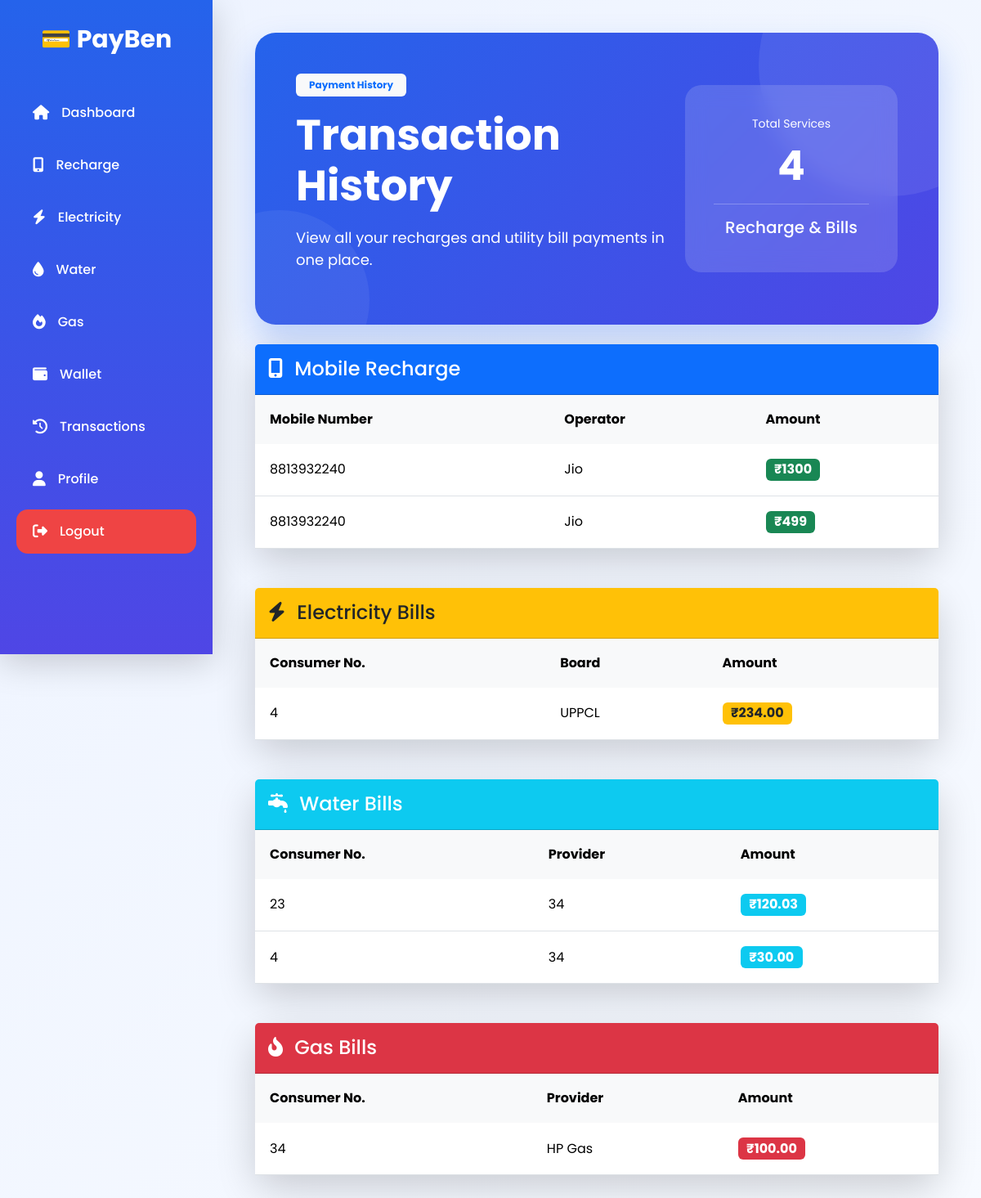
Page /transactions/ (signed in) on the committed database.
### recharge/models.py (models this page shows, shortened)
class Recharge(models.Model):
    OPERATOR_CHOICES = [
        ("Jio", "Jio"),
        ("Airtel", "Airtel"),
        ("Vi", "Vi"),
        ("BSNL", "BSNL"),
    ]
    user = models.ForeignKey(
        User,
        on_delete=models.CASCADE
    )
    mobile_number = models.CharField(max_length=10)
    operator = models.CharField(
        max_length=20,
        choices=OPERATOR_CHOICES
    )
    amount = models.PositiveIntegerField()
    created_at = models.DateTimeField(auto_now_add=True)

### electricity/models.py (models this page shows, shortened)
class ElectricityBill(models.Model):
    BOARD_CHOICES = [
        ("BSES", "BSES"),
        ("Tata Power", "Tata Power"),
        ("UPPCL", "UPPCL"),
        ("MSEB", "MSEB"),
    ]
    user = models.ForeignKey(
        User,
        on_delete=models.CASCADE
    )
    consumer_number = models.CharField(max_length=20)
    board = models.CharField(
        max_length=30,
        choices=BOARD_CHOICES
    )
    amount = models.DecimalField(
        max_digits=10,
        decimal_places=2
    )
    created_at = models.DateTimeField(auto_now_add=True)

### water/models.py (models this page shows, shortened)
class WaterBill(models.Model):
    user = models.ForeignKey(
        User,
        on_delete=models.CASCADE
    )
    provider = models.CharField(max_length=100)
    consumer_number = models.CharField(max_length=30)
    amount = models.DecimalField(
        max_digits=10,
        decimal_places=2
    )
    created_at = models.DateTimeField(auto_now_add=True)

### gas/models.py (models this page shows, shortened)
class GasBill(models.Model):
    PROVIDER_CHOICES = [
        ("Indane", "Indane"),
        ("HP Gas", "HP Gas"),
        ("Bharat Gas", "Bharat Gas"),
    ]
    user = models.ForeignKey(
        User,
        on_delete=models.CASCADE
    )
    consumer_number = models.CharField(max_length=20)
    provider = models.CharField(
        max_length=30,
        choices=PROVIDER_CHOICES
    )
    amount = models.DecimalField(
        max_digits=10,
        decimal_places=2
    )
    created_at = models.DateTimeField(auto_now_add=True)

### transactions/views.py (the view)
# urls.py: path("transactions/", include("transactions.urls")),
@login_required
def transactions(request):
    recharge_list = Recharge.objects.filter(
        user=request.user
    )
    electricity_list = ElectricityBill.objects.filter(
        user=request.user
    )
    water_list = WaterBill.objects.filter(
        user=request.user
    )
    gas_list = GasBill.objects.filter(
        user=request.user
    )
    return render(
        request,
        "transactions.html",
        {
            "recharges": recharge_list,
            "electricity": electricity_list,
            "water": water_list,
            "gas": gas_list,
        },
    )

### transactions/templates/transactions.html
{% extends 'base.html' %}
{% block content %}
<div class="container-fluid">
    <div class="hero-section mb-4">
        <div>
            <span class="badge bg-light text-primary px-3 py-2 mb-3">
                Payment History
            </span>
            <h1 class="fw-bold">
                Transaction History
            </h1>
            <p>
                View all your recharges and utility bill payments in one place.
            </p>
        </div>
        <div class="hero-wallet">
            <small>Total Services</small>
            <h1>4</h1>
            <hr>
            <h5>Recharge & Bills</h5>
        </div>
    </div>
    <div class="card shadow-lg border-0 mb-5">
        <div class="card-header bg-primary text-white py-3">
            <h4 class="mb-0">
                <i class="fa-solid fa-mobile-screen-button me-2"></i>
                Mobile Recharge
            </h4>
        </div>
        <div class="table-responsive">
            <table class="table table-hover align-middle mb-0">
                <thead class="table-light">
                    <tr>
                        <th>Mobile Number</th>
                        <th>Operator</th>
                        <th>Amount</th>
                    </tr>
                </thead>
                <tbody>
                {% for recharge in recharges %}
                    <tr>
                        <td>{{ recharge.mobile_number }}</td>
                        <td>{{ recharge.operator }}</td>
                        <td>
                            <span class="badge bg-success fs-6">
                                ₹{{ recharge.amount }}
                            </span>
                        </td>
                    </tr>
                {% empty %}
                    <tr>
                        <td colspan="3" class="text-center text-muted py-4">
                            No recharge history found.
                        </td>
                    </tr>
                {% endfor %}
                </tbody>
            </table>
        </div>
    </div>
    <div class="card shadow-lg border-0 mb-5">
        <div class="card-header bg-warning text-dark py-3">
            <h4 class="mb-0">
                <i class="fa-solid fa-bolt me-2"></i>
                Electricity Bills
            </h4>
        </div>
        <div class="table-responsive">
            <table class="table table-hover align-middle mb-0">
                <thead class="table-light">
                    <tr>
                        <th>Consumer No.</th>
                        <th>Board</th>
                        <th>Amount</th>
                    </tr>
                </thead>
                <tbody>
                {% for bill in electricity %}
                    <tr>
                        <td>{{ bill.consumer_number }}</td>
                        <td>{{ bill.board }}</td>
                        <td>
                            <span class="badge bg-warning text-dark fs-6">
                                ₹{{ bill.amount }}
                            </span>
                        </td>
                    </tr>
                {% empty %}
                    <tr>
                        <td colspan="3" class="text-center text-muted py-4">
                            No electricity payments found.
                        </td>
                    </tr>
                {% endfor %}
                </tbody>
            </table>
        </div>
    </div>
    <div class="card shadow-lg border-0 mb-5">
        <div class="card-header bg-info text-white py-3">
            <h4 class="mb-0">
                <i class="fa-solid fa-faucet-drip me-2"></i>
                Water Bills
            </h4>
        </div>
        <div class="table-responsive">
            <table class="table table-hover align-middle mb-0">
                <thead class="table-light">
                    <tr>
                        <th>Consumer No.</th>
                        <th>Provider</th>
                        <th>Amount</th>
                    </tr>
                </thead>
                <tbody>
                {% for bill in water %}
                    <tr>
                        <td>{{ bill.consumer_number }}</td>
                        <td>{{ bill.provider }}</td>
                        <td>
                            <span class="badge bg-info fs-6">
                                ₹{{ bill.amount }}
                            </span>
                        </td>
                    </tr>
                {% empty %}
                    <tr>
                        <td colspan="3" class="text-center text-muted py-4">
                            No water bill payments found.
                        </td>
                    </tr>
                {% endfor %}
                </tbody>
            </table>
        </div>
    </div>
    <div class="card shadow-lg border-0">
        <div class="card-header bg-danger text-white py-3">
            <h4 class="mb-0">
                <i class="fa-solid fa-fire-flame-curved me-2"></i>
                Gas Bills
            </h4>
        </div>
        <div class="table-responsive">
            <table class="table table-hover align-middle mb-0">
                <thead class="table-light">
                    <tr>
                        <th>Consumer No.</th>
                        <th>Provider</th>
                        <th>Amount</th>
                    </tr>
                </thead>
                <tbody>
                {% for bill in gas %}
                    <tr>
                        <td>{{ bill.consumer_number }}</td>
                        <td>{{ bill.provider }}</td>
                        <td>
                            <span class="badge bg-danger fs-6">
                                ₹{{ bill.amount }}
                            </span>
                        </td>
                    </tr>
                {% empty %}
                    <tr>
                        <td colspan="3" class="text-center text-muted py-4">
                            No gas bill payments found.
                        </td>
                    </tr>
                {% endfor %}
                </tbody>
            </table>
        </div>
    </div>
</div>
{% endblock %}

### accounts/templates/base.html (shortened to what this page needs)
{% load static %}
<!DOCTYPE html>
<html lang="en">
<head>
    <link href="https://cdn.jsdelivr.net/npm/bootstrap@5.3.3/dist/css/bootstrap.min.css" rel="stylesheet">
    <link href="https://cdnjs.cloudflare.com/ajax/libs/font-awesome/6.5.2/css/all.min.css" rel="stylesheet">
    <link rel="stylesheet" href="{% static 'css/style.css' %}">
</head>
<body>
<div class="d-flex">
    <div class="sidebar">
        <h2 class="logo">
            💳 PayBen
        </h2>
        <a href="/dashboard/">
            <i class="fa-solid fa-house"></i>
            Dashboard
        </a>
        <a href="/recharge/">
            <i class="fa-solid fa-mobile-screen-button"></i>
            Recharge
        </a>
        <a href="/electricity/">
            <i class="fa-solid fa-bolt"></i>
            Electricity
        </a>
        <a href="/water/">
            <i class="fa-solid fa-droplet"></i>
            Water
        </a>
        <a href="/gas/">
            <i class="fa-solid fa-fire"></i>
            Gas
        </a>
        <a href="/wallet/">
            <i class="fa-solid fa-wallet"></i>
            Wallet
        </a>
        <a href="/transactions/">
            <i class="fa-solid fa-clock-rotate-left"></i>
            Transactions
        </a>
        <a href="/profile/">
            <i class="fa-solid fa-user"></i>
            Profile
        </a>
        <a href="/logout/" class="logout">
            <i class="fa-solid fa-right-from-bracket"></i>
            Logout
        </a>
    </div>
    <div class="main-content">
    {% block content %}
    {% endblock %}
</div>
</div>
</body>
</html>

### static/css/style.css (style rules this page uses)
* { margin:0; padding:0; box-sizing:border-box; font-family:'Poppins',sans-serif; }
body { background:#eef4ff; color:#222; }
.sidebar { width:260px; height:100vh; position:fixed; left:0; top:0; background:linear-gradient(180deg,#2563eb,#4f46e5); padding:30px 20px; overflow-y:auto; box-shadow:0 10px 40px rgba(0,0,0,.18); }
.logo { color:white; text-align:center; margin-bottom:45px; font-size:30px; font-weight:700; }
.sidebar a { display:flex; align-items:center; gap:15px; color:white; text-decoration:none; padding:15px 20px; margin-bottom:10px; border-radius:14px; transition:.3s; font-weight:500; }
.sidebar a i { font-size:18px; }
.logout { background:#ef4444; }
.main-content { margin-left:260px; padding:40px; }
.hero-section { background:linear-gradient(135deg,#2563eb,#4f46e5); color:white; border-radius:25px; padding:50px; display:flex; justify-content:space-between; align-items:center; margin-bottom:45px; box-shadow:0 20px 40px rgba(37,99,235,.25); }
.hero-section h1 { font-size:52px; font-weight:700; }
.hero-section p { margin-top:18px; font-size:18px; max-width:650px; }
.hero-wallet { background:rgba(255,255,255,.15); backdrop-filter:blur(12px); border-radius:20px; padding:35px; text-align:center; min-width:260px; }
.hero-wallet h1 { font-size:50px; margin:10px 0; }
.card { border:none; border-radius:20px; box-shadow:0 10px 30px rgba(0,0,0,.08); transition:.35s; }
.table { margin-bottom:0; }
.table thead { background:#2563eb; color:white; }
.table th { padding:18px; border:none; }
.table td { padding:18px; vertical-align:middle; }
.table tbody tr { transition:.25s; }
body { background:linear-gradient(135deg,#edf3ff,#f7faff); overflow-x:hidden; }
.hero-section { position:relative; overflow:hidden; }
.hero-section::before { content:""; position:absolute; width:320px; height:320px; background:rgba(255,255,255,.08); border-radius:50%; right:-100px; top:-120px; }
.hero-section::after { content:""; position:absolute; width:220px; height:220px; background:rgba(255,255,255,.06); left:-80px; bottom:-80px; border-radius:50%; }
.hero-wallet { transition:.35s; cursor:pointer; }

### rows in the picture
Recharge: mobile_number "8813932240", operator "Jio", amount "1300"
Recharge: mobile_number "8813932240", operator "Jio", amount "499"
ElectricityBill: consumer_number "4", board "UPPCL", amount "234.00"
WaterBill: consumer_number "23", provider "34", amount "120.03"
WaterBill: consumer_number "4", provider "34", amount "30.00"
GasBill: consumer_number "34", provider "HP Gas", amount "100.00"
